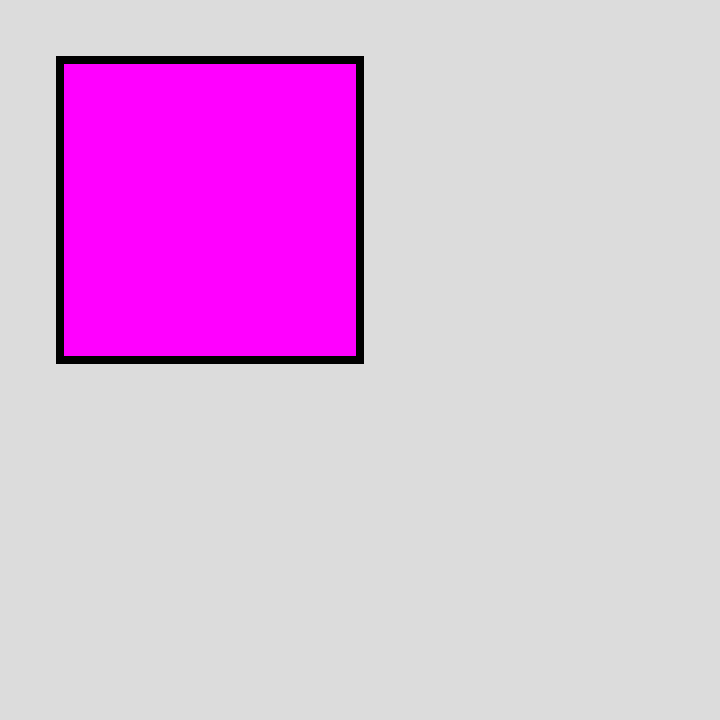
Frame 1 (no input)
Frame 2 (the mouse pressed at the canvas centre, redrawn once): identical to frame 1, image omitted

The p5.js sketch that drew this single still picture (run headless with seeded random() and noise() and a simulated clock; the mouse was pressed at the canvas centre and the sketch redrawn once):

// p5.js sketch
// ── sketch.js
function setup() {//runs once
  createCanvas(720, 720);
  fill ('magenta');
  strokeWeight (8);
}

function draw() {//runs in a loop
  background(220);
  
  translate(60,60);
  
  quad (0, 0,
       300, 0,
       300, 300,
       0, 300)
  
  quad (0,0,
       300, 0,
       300, 300,
       0, 300)
  
  noLoop()
}
